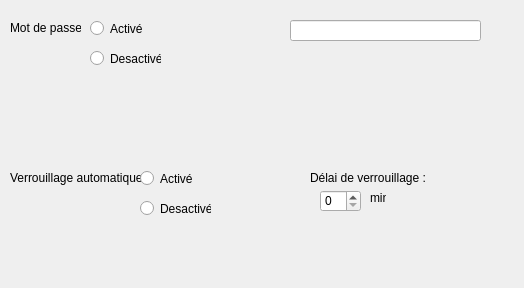
<?xml version="1.0" encoding="UTF-8"?>
<ui version="4.0">
 <class>Form</class>
 <widget class="QWidget" name="Form">
  <property name="geometry">
   <rect>
    <x>0</x>
    <y>0</y>
    <width>524</width>
    <height>288</height>
   </rect>
  </property>
  <property name="windowTitle">
   <string>Form</string>
  </property>
  <widget class="QLabel" name="label">
   <property name="geometry">
    <rect>
     <x>10</x>
     <y>20</y>
     <width>71</width>
     <height>16</height>
    </rect>
   </property>
   <property name="text">
    <string>Mot de passe :</string>
   </property>
  </widget>
  <widget class="QLabel" name="label_2">
   <property name="geometry">
    <rect>
     <x>10</x>
     <y>170</y>
     <width>131</width>
     <height>16</height>
    </rect>
   </property>
   <property name="text">
    <string>Verrouillage automatique :</string>
   </property>
  </widget>
  <widget class="QLabel" name="label_3">
   <property name="geometry">
    <rect>
     <x>310</x>
     <y>170</y>
     <width>121</width>
     <height>16</height>
    </rect>
   </property>
   <property name="text">
    <string>Délai de verrouillage :</string>
   </property>
  </widget>
  <widget class="QSpinBox" name="spinBox">
   <property name="geometry">
    <rect>
     <x>320</x>
     <y>190</y>
     <width>41</width>
     <height>22</height>
    </rect>
   </property>
  </widget>
  <widget class="QLabel" name="label_4">
   <property name="geometry">
    <rect>
     <x>370</x>
     <y>190</y>
     <width>16</width>
     <height>16</height>
    </rect>
   </property>
   <property name="text">
    <string>min</string>
   </property>
  </widget>
  <widget class="QLineEdit" name="lineEdit">
   <property name="geometry">
    <rect>
     <x>290</x>
     <y>20</y>
     <width>191</width>
     <height>21</height>
    </rect>
   </property>
  </widget>
  <widget class="QWidget" name="widget" native="true">
   <property name="geometry">
    <rect>
     <x>90</x>
     <y>20</y>
     <width>71</width>
     <height>51</height>
    </rect>
   </property>
   <widget class="QRadioButton" name="radioButton">
    <property name="geometry">
     <rect>
      <x>0</x>
      <y>0</y>
      <width>82</width>
      <height>17</height>
     </rect>
    </property>
    <property name="text">
     <string>Activé</string>
    </property>
   </widget>
   <widget class="QRadioButton" name="radioButton_2">
    <property name="geometry">
     <rect>
      <x>0</x>
      <y>30</y>
      <width>82</width>
      <height>17</height>
     </rect>
    </property>
    <property name="text">
     <string>Desactivé</string>
    </property>
   </widget>
  </widget>
  <widget class="QWidget" name="widget_2" native="true">
   <property name="geometry">
    <rect>
     <x>140</x>
     <y>170</y>
     <width>71</width>
     <height>51</height>
    </rect>
   </property>
   <widget class="QRadioButton" name="radioButton_3">
    <property name="geometry">
     <rect>
      <x>0</x>
      <y>0</y>
      <width>82</width>
      <height>17</height>
     </rect>
    </property>
    <property name="contextMenuPolicy">
     <enum>Qt::DefaultContextMenu</enum>
    </property>
    <property name="text">
     <string>Activé</string>
    </property>
   </widget>
   <widget class="QRadioButton" name="radioButton_4">
    <property name="geometry">
     <rect>
      <x>0</x>
      <y>30</y>
      <width>82</width>
      <height>17</height>
     </rect>
    </property>
    <property name="text">
     <string>Desactivé</string>
    </property>
   </widget>
  </widget>
 </widget>
 <resources/>
 <connections/>
</ui>
